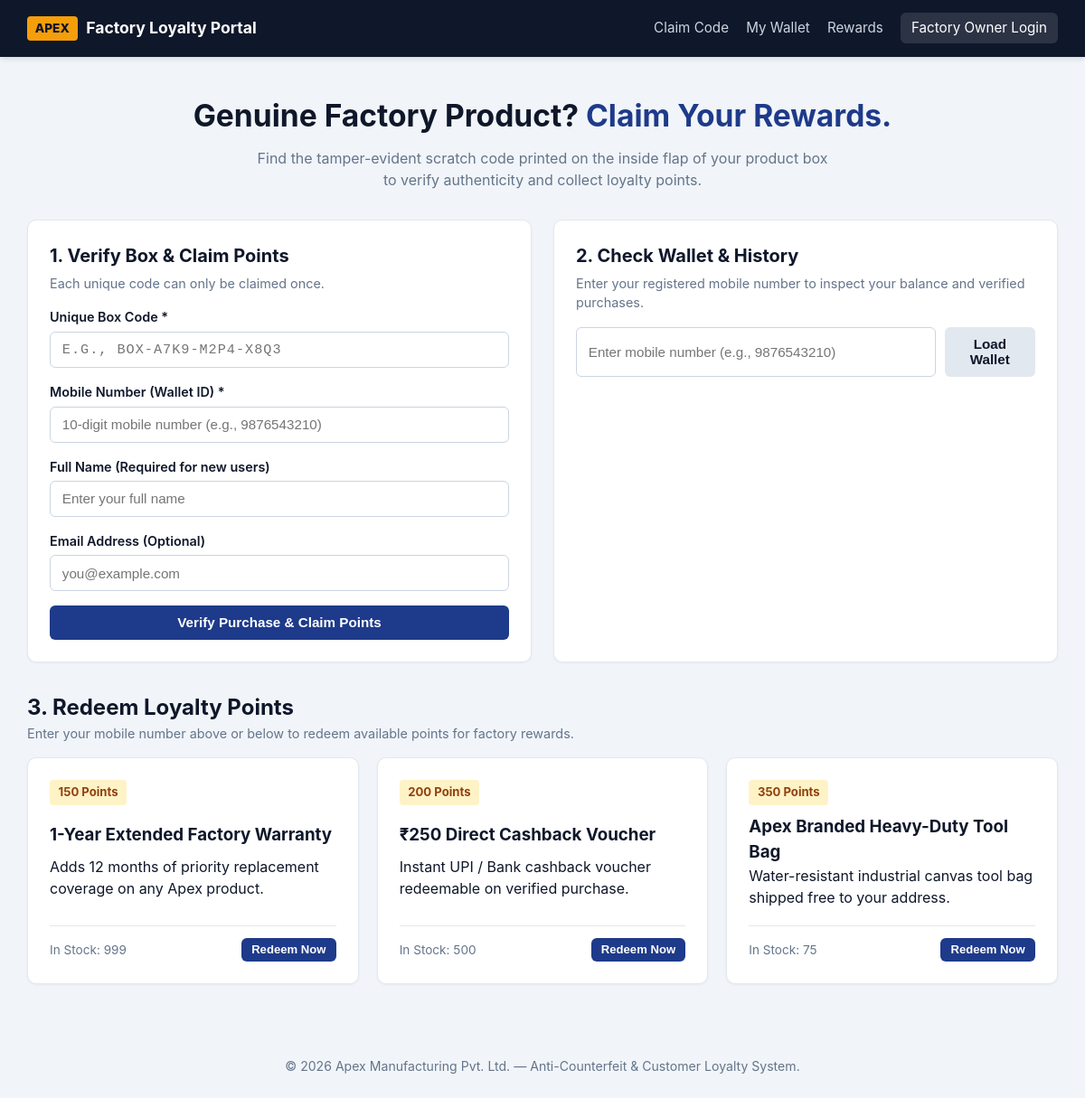
The page /public/index.php on the database its author committed.
### tables this page shows
CREATE TABLE IF NOT EXISTS reward_catalog (
    id INT AUTO_INCREMENT PRIMARY KEY,
    title VARCHAR(150) NOT NULL,
    description TEXT NOT NULL,
    points_required INT NOT NULL,
    stock_available INT NOT NULL DEFAULT 100,
    is_active TINYINT(1) NOT NULL DEFAULT 1,
    created_at TIMESTAMP DEFAULT CURRENT_TIMESTAMP
);

### config/security.php (called while the page is built, shortened)
<?php
function generateCsrfToken() {
    return $_SESSION['csrf_token'];
}

### public/index.php (the view, shortened to what this page needs)
<?php
require_once __DIR__ . '/../config/security.php';
$pdo = getDBConnection();
$csrfToken = generateCsrfToken();
$rewards = $pdo->query("SELECT * FROM reward_catalog WHERE is_active = 1 ORDER BY points_required ASC")->fetchAll();
$prefillCode = htmlspecialchars($_GET['code'] ?? '');
?>
<!DOCTYPE html>
<html lang="en">
<head>
    <link rel="stylesheet" href="../assets/css/style.css">
</head>
<body>
    <header class="navbar">
        <div class="container nav-inner">
            <div class="brand">
                <span class="brand-badge">APEX</span>
                <span>Factory Loyalty Portal</span>
            </div>
            <nav>
                <a href="#claim-section" class="nav-link">Claim Code</a>
                <a href="#wallet-section" class="nav-link">My Wallet</a>
                <a href="#rewards-section" class="nav-link">Rewards</a>
                <a href="../admin/login.php" class="nav-link admin-pill">Factory Owner Login</a>
            </nav>
        </div>
    </header>
    <main class="container">
        <section class="hero">
            <h1>Genuine Factory Product? <span class="highlight">Claim Your Rewards.</span></h1>
            <p>Find the tamper-evident scratch code printed on the inside flap of your product box to verify authenticity and collect loyalty points.</p>
        </section>
        <div class="grid-2" id="claim-section">
            <div class="card">
                <h2>1. Verify Box & Claim Points</h2>
                <p class="muted">Each unique code can only be claimed once.</p>
                <form id="claimForm">
                    <div class="form-group">
                        <label for="box_code">Unique Box Code *</label>
                        <input type="text" id="box_code" name="box_code" placeholder="e.g., BOX-A7K9-M2P4-X8Q3" value="<?= $prefillCode ?>" required style="text-transform: uppercase; font-family: monospace; letter-spacing: 1px;">
                    </div>
                    <div class="form-group">
                        <label for="phone">Mobile Number (Wallet ID) *</label>
                        <input type="tel" id="phone" name="phone" placeholder="10-digit mobile number (e.g., 9876543210)" required>
                    </div>
                    <div class="form-group">
                        <label for="full_name">Full Name (Required for new users)</label>
                        <input type="text" id="full_name" name="full_name" placeholder="Enter your full name">
                    </div>
                    <div class="form-group">
                        <label for="email">Email Address (Optional)</label>
                        <input type="email" id="email" name="email" placeholder="you@example.com">
                    </div>
                    <button type="submit" class="btn btn-primary btn-block" id="claimBtn">Verify Purchase & Claim Points</button>
                </form>
            </div>
            <div class="card" id="wallet-section">
                <h2>2. Check Wallet & History</h2>
                <p class="muted">Enter your registered mobile number to inspect your balance and verified purchases.</p>
                <form id="walletForm" class="inline-form">
                    <input type="tel" id="wallet_phone" placeholder="Enter mobile number (e.g., 9876543210)" required>
                    <button type="submit" class="btn btn-secondary">Load Wallet</button>
                </form>
            </div>
        </div>
        <section class="section-block" id="rewards-section">
            <h2>3. Redeem Loyalty Points</h2>
            <p class="muted">Enter your mobile number above or below to redeem available points for factory rewards.</p>
            <div class="grid-3">
                <?php foreach ($rewards as $r): ?>
                <div class="card reward-card">
                    <div class="reward-tag"><?= (int)$r['points_required'] ?> Points</div>
                    <h3><?= htmlspecialchars($r['title']) ?></h3>
                    <p><?= htmlspecialchars($r['description']) ?></p>
                    <div class="reward-footer">
                        <span class="stock-label">In Stock: <?= (int)$r['stock_available'] ?></span>
                        <button class="btn btn-primary btn-sm redeem-btn"
                                data-reward-id="<?= (int)$r['id'] ?>"
                                data-reward-title="<?= htmlspecialchars($r['title']) ?>"
                                data-points="<?= (int)$r['points_required'] ?>"
                                data-csrf="<?= htmlspecialchars($csrfToken) ?>">
                            Redeem Now
                        </button>
                    </div>
                </div>
                <?php endforeach; ?>
            </div>
        </section>
    </main>
    <footer class="footer">
        <div class="container">
            <p>&copy; <?= date('Y') ?> Apex Manufacturing Pvt. Ltd. — Anti-Counterfeit & Customer Loyalty System.</p>
        </div>
    </footer>
</body>
</html>

### assets/css/style.css (style rules this page uses)
* { box-sizing: border-box; margin: 0; padding: 0; }
:root { --primary: #1e3a8a; --primary-hover: #1d4ed8; --accent: #f59e0b; --bg: #f1f5f9; --card-bg: #ffffff; --text: #0f172a; --muted: #64748b; --border: #e2e8f0; --success-bg: #dcfce7; --success-text: #166534; --error-bg: #fee2e2; --error-text: #991b1b; }
body { font-family: -apple-system, BlinkMacSystemFont, "Segoe UI", Roboto, sans-serif; background-color: var(--bg); color: var(--text); line-height: 1.5; }
.container { max-width: 1180px; margin: 0 auto; padding: 0 1.25rem; }
.navbar { background: #0f172a; color: #fff; padding: 0.9rem 0; box-shadow: 0 2px 6px rgba(0,0,0,0.12); }
.nav-inner { display: flex; justify-content: space-between; align-items: center; flex-wrap: wrap; gap: 1rem; }
.brand { display: flex; align-items: center; gap: 0.6rem; font-weight: 700; font-size: 1.1rem; }
.brand-badge { background: var(--accent); color: #0f172a; padding: 0.2rem 0.55rem; border-radius: 4px; font-weight: 800; font-size: 0.85rem; }
nav { display: flex; align-items: center; gap: 1.2rem; }
.nav-link { color: #cbd5e1; text-decoration: none; font-size: 0.95rem; }
.admin-pill { background: rgba(255,255,255,0.12); padding: 0.35rem 0.75rem; border-radius: 6px; color: #fff; }
.hero { text-align: center; padding: 2.5rem 1rem 2rem; }
.hero h1 { font-size: 2.1rem; margin-bottom: 0.6rem; }
.highlight { color: var(--primary); }
.hero p { color: var(--muted); max-width: 650px; margin: 0 auto; }
.grid-2 { display: grid; grid-template-columns: 1fr 1fr; gap: 1.5rem; }
.grid-3 { display: grid; grid-template-columns: repeat(3, 1fr); gap: 1.25rem; margin-top: 1rem; }
.card { background: var(--card-bg); border: 1px solid var(--border); border-radius: 10px; padding: 1.5rem; box-shadow: 0 1px 3px rgba(0,0,0,0.05); }
.card h2 { font-size: 1.25rem; margin-bottom: 0.3rem; }
.muted { color: var(--muted); font-size: 0.9rem; margin-bottom: 1rem; }
.section-block { margin-top: 2rem; }
.form-group { margin-bottom: 1rem; }
.form-group label { display: block; font-weight: 600; font-size: 0.9rem; margin-bottom: 0.3rem; }
input[type="text"], input[type="tel"], input[type="email"], input[type="password"], input[type="number"], input[type="date"], select { width: 100%; padding: 0.65rem 0.8rem; border: 1px solid #cbd5e1; border-radius: 6px; font-size: 0.95rem; }
.inline-form { display: flex; gap: 0.6rem; margin-bottom: 1rem; }
.btn { display: inline-block; padding: 0.65rem 1.1rem; border: none; border-radius: 6px; font-weight: 600; font-size: 0.95rem; cursor: pointer; text-decoration: none; text-align: center; }
.btn-block { width: 100%; }
.btn-sm { padding: 0.35rem 0.7rem; font-size: 0.82rem; }
.btn-primary { background: var(--primary); color: #fff; }
.btn-secondary { background: #e2e8f0; color: var(--text); }
.reward-card { display: flex; flex-direction: column; justify-content: space-between; }
.reward-tag { display: inline-block; background: #fef3c7; color: #92400e; font-weight: 700; font-size: 0.82rem; padding: 0.25rem 0.6rem; border-radius: 4px; width: fit-content; margin-bottom: 0.6rem; }
.reward-footer { display: flex; justify-content: space-between; align-items: center; margin-top: 1.2rem; padding-top: 0.8rem; border-top: 1px solid var(--border); }
.stock-label { font-size: 0.85rem; color: var(--muted); }
.footer { text-align: center; padding: 2rem 0; color: var(--muted); font-size: 0.88rem; margin-top: 3rem; }

### rows shown on the page
reward_catalog: points_required "150", title "1-Year Extended Factory Warranty", description "Adds 12 months of priority replacement coverage on any Apex product.", stock_available "999"
reward_catalog: points_required "200", title "₹250 Direct Cashback Voucher", description "Instant UPI / Bank cashback voucher redeemable on verified purchase.", stock_available "500"
reward_catalog: points_required "350", title "Apex Branded Heavy-Duty Tool Bag", description "Water-resistant industrial canvas tool bag shipped free to your address.", stock_available "75"
